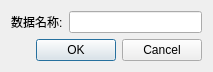
<?xml version="1.0" encoding="UTF-8"?>
<ui version="4.0">
 <class>ImportDialog</class>
 <widget class="QDialog" name="ImportDialog">
  <property name="geometry">
   <rect>
    <x>0</x>
    <y>0</y>
    <width>213</width>
    <height>69</height>
   </rect>
  </property>
  <property name="windowTitle">
   <string>Dialog</string>
  </property>
  <layout class="QVBoxLayout" name="verticalLayout">
   <item>
    <layout class="QHBoxLayout" name="horizontalLayout">
     <item>
      <widget class="QLabel" name="label">
       <property name="text">
        <string>数据名称:</string>
       </property>
      </widget>
     </item>
     <item>
      <widget class="QLineEdit" name="lineEdit"/>
     </item>
    </layout>
   </item>
   <item>
    <widget class="QDialogButtonBox" name="buttonBox">
     <property name="orientation">
      <enum>Qt::Horizontal</enum>
     </property>
     <property name="standardButtons">
      <set>QDialogButtonBox::Cancel|QDialogButtonBox::Ok</set>
     </property>
    </widget>
   </item>
  </layout>
 </widget>
 <resources/>
 <connections>
  <connection>
   <sender>buttonBox</sender>
   <signal>accepted()</signal>
   <receiver>ImportDialog</receiver>
   <slot>accept()</slot>
   <hints>
    <hint type="sourcelabel">
     <x>248</x>
     <y>254</y>
    </hint>
    <hint type="destinationlabel">
     <x>157</x>
     <y>274</y>
    </hint>
   </hints>
  </connection>
  <connection>
   <sender>buttonBox</sender>
   <signal>rejected()</signal>
   <receiver>ImportDialog</receiver>
   <slot>reject()</slot>
   <hints>
    <hint type="sourcelabel">
     <x>316</x>
     <y>260</y>
    </hint>
    <hint type="destinationlabel">
     <x>286</x>
     <y>274</y>
    </hint>
   </hints>
  </connection>
 </connections>
</ui>
